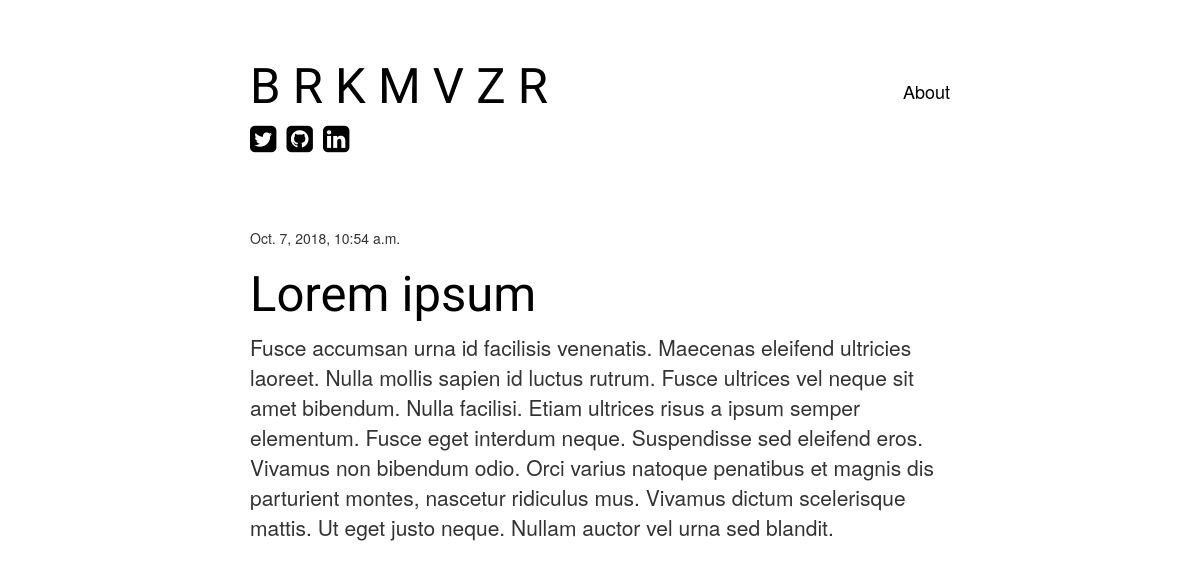
Page /post/6/ on the committed database.
### blog/models.py (models this page shows, shortened)
class Post(models.Model):
    author = models.ForeignKey('auth.User', on_delete=models.CASCADE)
    title = models.CharField(max_length=200)
    text = models.TextField()
    created_date = models.DateTimeField(
                   default=timezone.now)
    published_date = models.DateTimeField(
                     blank=True, null=True)

### blog/views.py (the view)
# urls.py: path('post/<int:pk>/', views.post_detail, name='post_detail'),
def post_detail(request, pk):
    post = get_object_or_404(Post, pk=pk)
    return render(request, 'blog/post_detail.html', {'post': post})

### blog/templates/blog/post_detail.html (shortened to what this page needs)
{% extends 'base.html' %}
{% block content %}
    <div class="post">
        {% if post.published_date %}
            <div class="date">
                {{ post.published_date }}
        {% else %}
            <a class="btn btn-default" href="{% url 'post_publish' pk=post.pk %}">Publish</a>
        {% endif %}
        <h1>{{ post.title }}</h1>
        <p class="post-summary">{{ post.text|linebreaksbr }}</p>
    </div>
{% endblock %}

### blog/static/css/blogtwo.css (style rules this page uses)
body { text-align: center; }
.post { margin-top: 8vh; }
h1 { color:black; font-size: 3.5em; font-family: 'Jua', sans-serif; }
.post-summary { font-size: 1.5em; }

### rows in the picture
Post: published_date "Oct. 7, 2018, 10:54 a.m.", title "Lorem ipsum", text "Fusce accumsan urna id facilisis venenatis. Maecenas eleifend ultricies laoreet. Nulla mollis sapien id luctus rutrum. Fusce ultrices vel neque sit amet bibendum. Nulla facilisi. Etiam ultrices risus a ipsum semper elementum. Fusce eget interdum neque. Suspendisse sed eleifend eros. Vivamus non bibendum odio. Orci varius natoque penatibus et magnis dis parturient montes, nascetur ridiculus mus. Vivamus dictum scelerisque mattis. Ut eget justo neque. Nullam auctor vel urna sed blandit."
